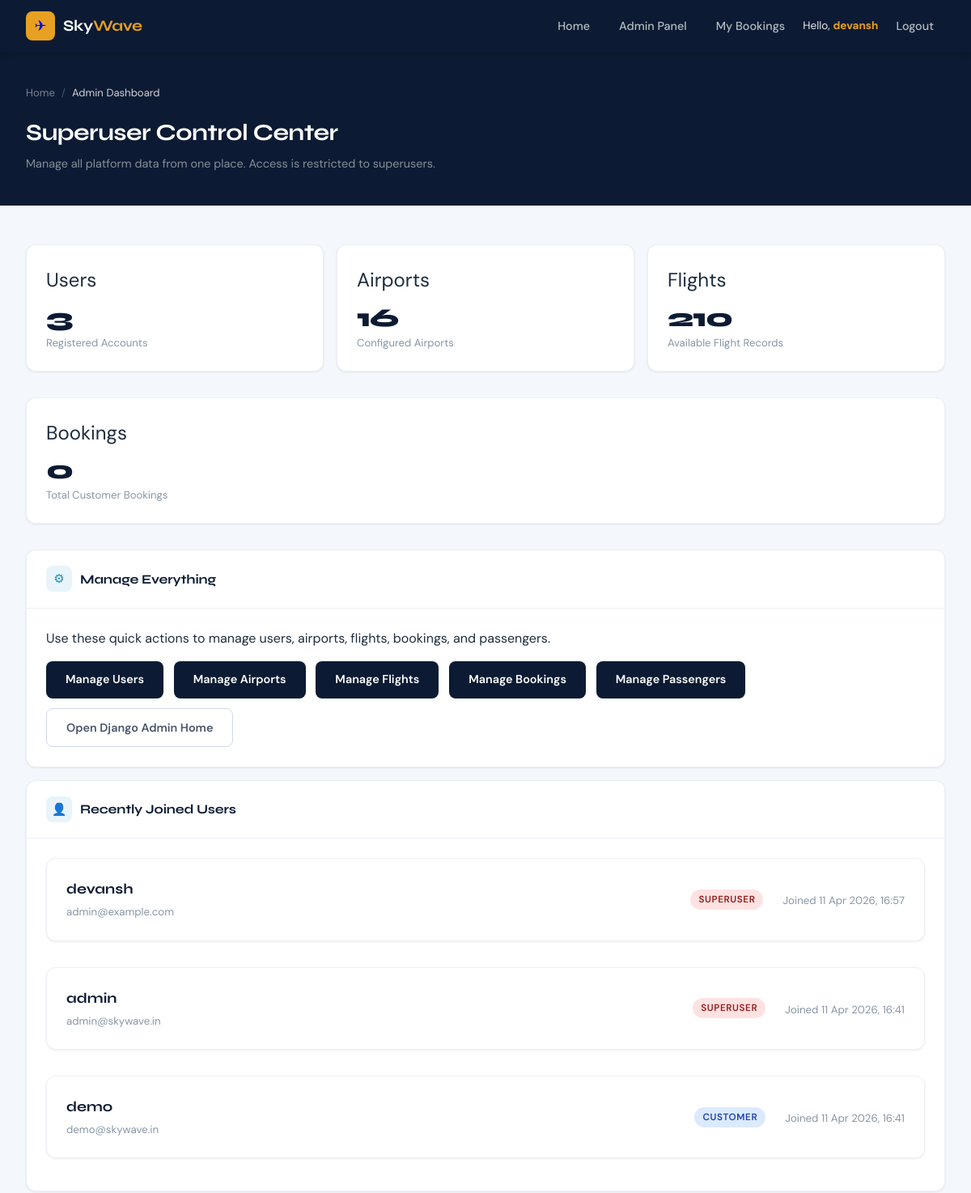
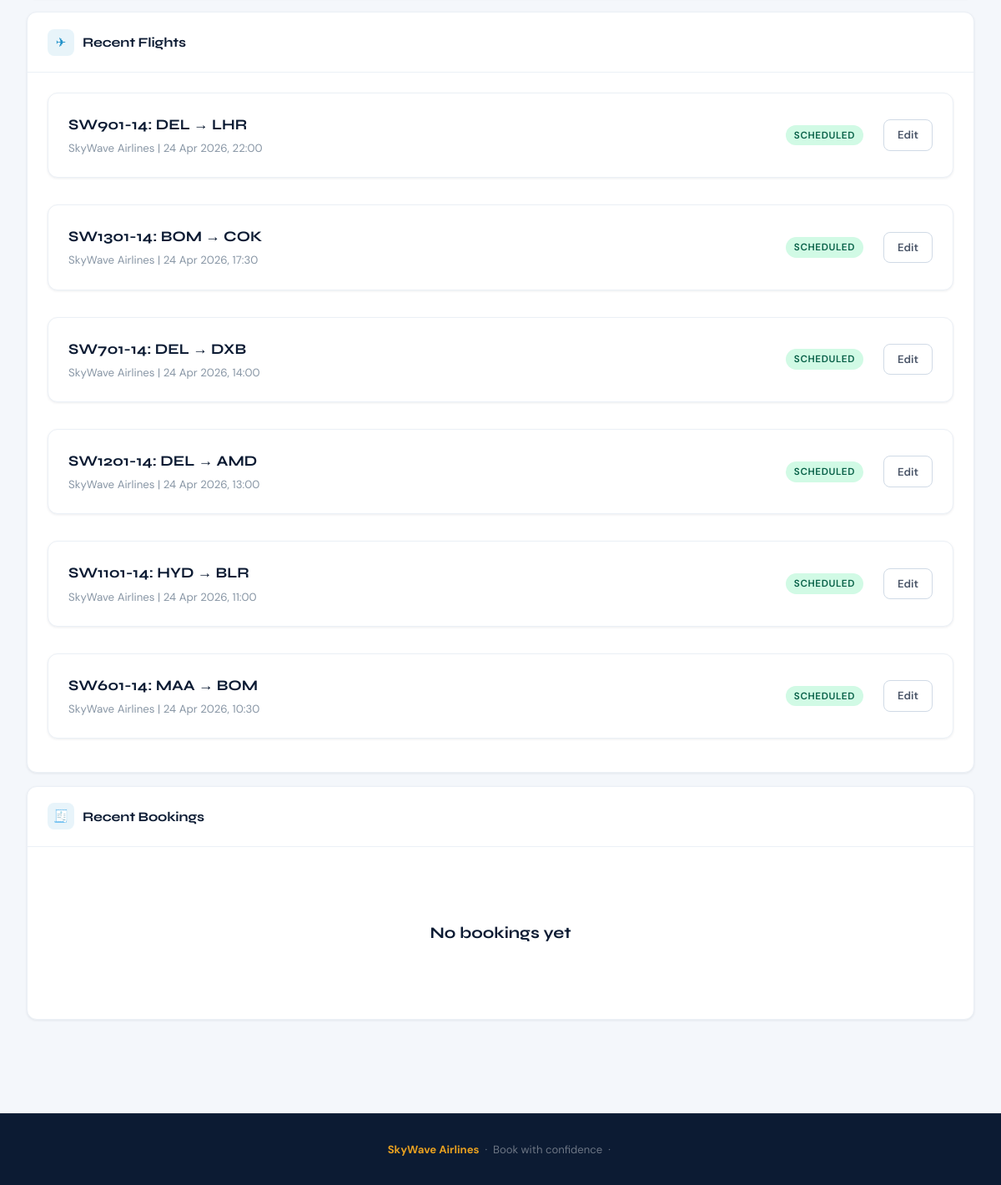
Screenshot of /admin-panel/ (signed in) with the database file from the repository (2 pictures, top to bottom).
### reservations/models.py (models this page shows, shortened)
class Flight(models.Model):
    CLASS_CHOICES = [
        ('economy', 'Economy'),
        ('business', 'Business'),
        ('first', 'First Class'),
    ]
    STATUS_CHOICES = [
        ('scheduled', 'Scheduled'),
        ('delayed', 'Delayed'),
        ('cancelled', 'Cancelled'),
        ('completed', 'Completed'),
    ]
    flight_number = models.CharField(max_length=10, unique=True)
    origin = models.ForeignKey(Airport, on_delete=models.CASCADE, related_name='departing_flights')
    destination = models.ForeignKey(Airport, on_delete=models.CASCADE, related_name='arriving_flights')
    departure_time = models.DateTimeField()
    arrival_time = models.DateTimeField()
    total_seats = models.IntegerField(default=180)
    available_seats = models.IntegerField(default=180)
    economy_price = models.DecimalField(max_digits=10, decimal_places=2)
    business_price = models.DecimalField(max_digits=10, decimal_places=2)
    first_class_price = models.DecimalField(max_digits=10, decimal_places=2)
    status = models.CharField(max_length=20, choices=STATUS_CHOICES, default='scheduled')
    airline_name = models.CharField(max_length=100, default='SkyWave Airlines')

class Airport(models.Model):
    code = models.CharField(max_length=3, unique=True)
    name = models.CharField(max_length=200)
    city = models.CharField(max_length=100)
    country = models.CharField(max_length=100)

### reservations/views.py (the view)
# urls.py: path('admin-panel/', views.admin_dashboard, name='admin_dashboard'),
@superuser_required
def admin_dashboard(request):
    total_users = User.objects.count()
    total_airports = Airport.objects.count()
    total_flights = Flight.objects.count()
    total_bookings = Booking.objects.count()
    recent_users = User.objects.order_by('-date_joined')[:6]
    recent_flights = Flight.objects.select_related('origin', 'destination').order_by('-departure_time')[:6]
    recent_bookings = Booking.objects.select_related('user', 'flight__origin', 'flight__destination').order_by('-booked_at')[:8]
    return render(request, 'reservations/admin_dashboard.html', {
        'total_users': total_users,
        'total_airports': total_airports,
        'total_flights': total_flights,
        'total_bookings': total_bookings,
        'recent_users': recent_users,
        'recent_flights': recent_flights,
        'recent_bookings': recent_bookings,
    })

### reservations/views.py (called while the page is built)
def superuser_required(view_func):
    @login_required
    @wraps(view_func)
    def _wrapped_view(request, *args, **kwargs):
        if not request.user.is_superuser:
            messages.error(request, 'Only admin superusers can access this page.')
            return redirect('home')
        return view_func(request, *args, **kwargs)
    return _wrapped_view

### templates/reservations/admin_dashboard.html (shortened to what this page needs)
{% extends 'base.html' %}
{% block content %}
<section class="page-header">
  <div class="page-header-inner">
    <div class="breadcrumb">
      <a href="{% url 'home' %}">Home</a>
      <span class="sep">/</span>
      <span class="current">Admin Dashboard</span>
    </div>
    <h1>Superuser Control Center</h1>
    <p>Manage all platform data from one place. Access is restricted to superusers.</p>
  </div>
</section>
<main class="main-content">
  <section class="stats-row">
    <article class="stat-card">
      <div class="stat-icon">Users</div>
      <div class="stat-value">{{ total_users }}</div>
      <div class="stat-label">Registered Accounts</div>
    </article>
    <article class="stat-card">
      <div class="stat-icon">Airports</div>
      <div class="stat-value">{{ total_airports }}</div>
      <div class="stat-label">Configured Airports</div>
    </article>
    <article class="stat-card">
      <div class="stat-icon">Flights</div>
      <div class="stat-value">{{ total_flights }}</div>
      <div class="stat-label">Available Flight Records</div>
    </article>
  </section>
  <section class="stats-row" style="grid-template-columns: 1fr;">
    <article class="stat-card">
      <div class="stat-icon">Bookings</div>
      <div class="stat-value">{{ total_bookings }}</div>
      <div class="stat-label">Total Customer Bookings</div>
    </article>
  </section>
  <section class="card mb-2">
    <div class="card-header">
      <div class="card-header-icon">⚙</div>
      <h2 class="card-title">Manage Everything</h2>
    </div>
    <div class="card-body">
      <p class="mb-2">Use these quick actions to manage users, airports, flights, bookings, and passengers.</p>
      <div style="display:flex;flex-wrap:wrap;gap:0.8rem;">
        <a href="{% url 'admin:auth_user_changelist' %}" class="btn btn-navy">Manage Users</a>
        <a href="{% url 'admin:reservations_airport_changelist' %}" class="btn btn-navy">Manage Airports</a>
        <a href="{% url 'admin:reservations_flight_changelist' %}" class="btn btn-navy">Manage Flights</a>
        <a href="{% url 'admin:reservations_booking_changelist' %}" class="btn btn-navy">Manage Bookings</a>
        <a href="{% url 'admin:reservations_passenger_changelist' %}" class="btn btn-navy">Manage Passengers</a>
        <a href="{% url 'admin:index' %}" class="btn btn-outline">Open Django Admin Home</a>
      </div>
    </div>
  </section>
  <section class="card mb-2">
    <div class="card-header">
      <div class="card-header-icon">👤</div>
      <h2 class="card-title">Recently Joined Users</h2>
    </div>
    <div class="card-body">
      {% if recent_users %}
        <div class="flight-list">
          {% for item in recent_users %}
            <div class="booking-item" style="grid-template-columns: 1fr auto auto;">
              <div>
                <div class="booking-route">{{ item.username }}</div>
                <div class="booking-meta">{{ item.email|default:'No email' }}</div>
              </div>
              <span class="badge {% if item.is_superuser %}badge-danger{% else %}badge-info{% endif %}">
                {% if item.is_superuser %}Superuser{% else %}Customer{% endif %}
              </span>
              <div class="booking-meta">Joined {{ item.date_joined|date:'d M Y, H:i' }}</div>
            </div>
          {% endfor %}
        </div>
      {% else %}
        <div class="empty-state">
          <div class="empty-title">No users available</div>
        </div>
      {% endif %}
    </div>
  </section>
  <section class="card mb-2">
    <div class="card-header">
      <div class="card-header-icon">✈</div>
      <h2 class="card-title">Recent Flights</h2>
    </div>
    <div class="card-body">
      {% if recent_flights %}
        <div class="flight-list">
          {% for item in recent_flights %}
            <div class="booking-item" style="grid-template-columns: 1fr auto auto;">
              <div>
                <div class="booking-route">{{ item.flight_number }}: {{ item.origin.code }} → {{ item.destination.code }}</div>
                <div class="booking-meta">{{ item.airline_name }} | {{ item.departure_time|date:'d M Y, H:i' }}</div>
              </div>
              <span class="badge {% if item.status == 'scheduled' %}badge-success{% elif item.status == 'delayed' %}badge-warning{% elif item.status == 'cancelled' %}badge-danger{% else %}badge-info{% endif %}">
                {{ item.get_status_display }}
              </span>
              <a href="{% url 'admin:reservations_flight_change' item.id %}" class="btn btn-outline btn-sm">Edit</a>
            </div>
          {% endfor %}
        </div>
      {% else %}
        <div class="empty-state">
          <div class="empty-title">No flights available</div>
        </div>
      {% endif %}
    </div>
  </section>
  <section class="card">
    <div class="card-header">
      <div class="card-header-icon">🧾</div>
      <h2 class="card-title">Recent Bookings</h2>
    </div>
    <div class="card-body">
      {% if recent_bookings %}
        <div class="flight-list">
          {% for item in recent_bookings %}
            <div class="booking-item" style="grid-template-columns: auto 1fr auto auto;">
              <div class="booking-ref-badge">{{ item.booking_ref }}</div>
              <div>
                <div class="booking-route">{{ item.flight.origin.code }} → {{ item.flight.destination.code }}</div>
                <div class="booking-meta">{{ item.user.username }} | {{ item.booked_at|date:'d M Y, H:i' }}</div>
              </div>
              <span class="badge {% if item.status == 'confirmed' %}badge-success{% elif item.status == 'pending' %}badge-warning{% else %}badge-danger{% endif %}">
                {{ item.get_status_display }}
              </span>
              <a href="{% url 'admin:reservations_booking_change' item.id %}" class="btn btn-outline btn-sm">Edit</a>
            </div>
          {% endfor %}
        </div>
      {% else %}
        <div class="empty-state">
          <div class="empty-title">No bookings yet</div>
        </div>
      {% endif %}
    </div>
  </section>
</main>
{% endblock %}

### templates/base.html (shortened to what this page needs)
{% load static %}
<!DOCTYPE html>
<html lang="en">
<head>
  <link rel="stylesheet" href="{% static 'css/style.css' %}">
</head>
<body>
<nav class="navbar">
  <div class="navbar-inner">
    <a href="{% url 'home' %}" class="nav-logo">
      <div class="nav-logo-icon">✈</div>
      <span class="nav-logo-text">Sky<span>Wave</span></span>
    </a>
    <ul class="nav-links">
      <li><a href="{% url 'home' %}">Home</a></li>
      {% if user.is_authenticated %}
        {% if user.is_superuser %}
          <li><a href="{% url 'admin_dashboard' %}">Admin Panel</a></li>
        {% endif %}
        <li><a href="{% url 'my_bookings' %}">My Bookings</a></li>
        <li class="nav-user">Hello, <strong>{{ user.first_name|default:user.username }}</strong></li>
        <li><a href="{% url 'logout' %}">Logout</a></li>
      {% else %}
        <li><a href="{% url 'login' %}">Login</a></li>
        <li><a href="{% url 'register' %}" class="btn-nav">Sign Up</a></li>
      {% endif %}
    </ul>
  </div>
</nav>
{% block content %}{% endblock %}
<footer class="footer">
  <div> <strong>SkyWave Airlines</strong> &nbsp;·&nbsp; Book with confidence &nbsp;·&nbsp; </div>
</footer>
</body>
</html>

### rows the page displays
Flight: flight_number "SW901-14", origin.code "DEL", destination.code "LHR", airline_name "SkyWave Airlines", departure_time "24 Apr 2026, 22:00", status "SCHEDULED"
Flight: flight_number "SW1301-14", origin.code "BOM", destination.code "COK", airline_name "SkyWave Airlines", departure_time "24 Apr 2026, 17:30", status "SCHEDULED"
Flight: flight_number "SW701-14", origin.code "DEL", destination.code "DXB", airline_name "SkyWave Airlines", departure_time "24 Apr 2026, 14:00", status "SCHEDULED"
Flight: flight_number "SW1201-14", origin.code "DEL", destination.code "AMD", airline_name "SkyWave Airlines", departure_time "24 Apr 2026, 13:00", status "SCHEDULED"
Flight: flight_number "SW1101-14", origin.code "HYD", destination.code "BLR", airline_name "SkyWave Airlines", departure_time "24 Apr 2026, 11:00", status "SCHEDULED"
Flight: flight_number "SW601-14", origin.code "MAA", destination.code "BOM", airline_name "SkyWave Airlines", departure_time "24 Apr 2026, 10:30", status "SCHEDULED"

### other values shown
{{ user.first_name|default:user.username }} "devansh"
{{ total_users }} "3"
{{ total_airports }} "16"
{{ total_flights }} "210"
{{ total_bookings }} "0"
{{ item.username }} "devansh"
{{ item.email|default:'No email' }} "admin@example.com"
{{ item.date_joined|date:'d M Y, H:i' }} "11 Apr 2026, 16:57"
{{ item.username }} "admin"
{{ item.email|default:'No email' }} "admin@skywave.in"
{{ item.date_joined|date:'d M Y, H:i' }} "11 Apr 2026, 16:41"
{{ item.username }} "demo"
{{ item.email|default:'No email' }} "demo@skywave.in"
